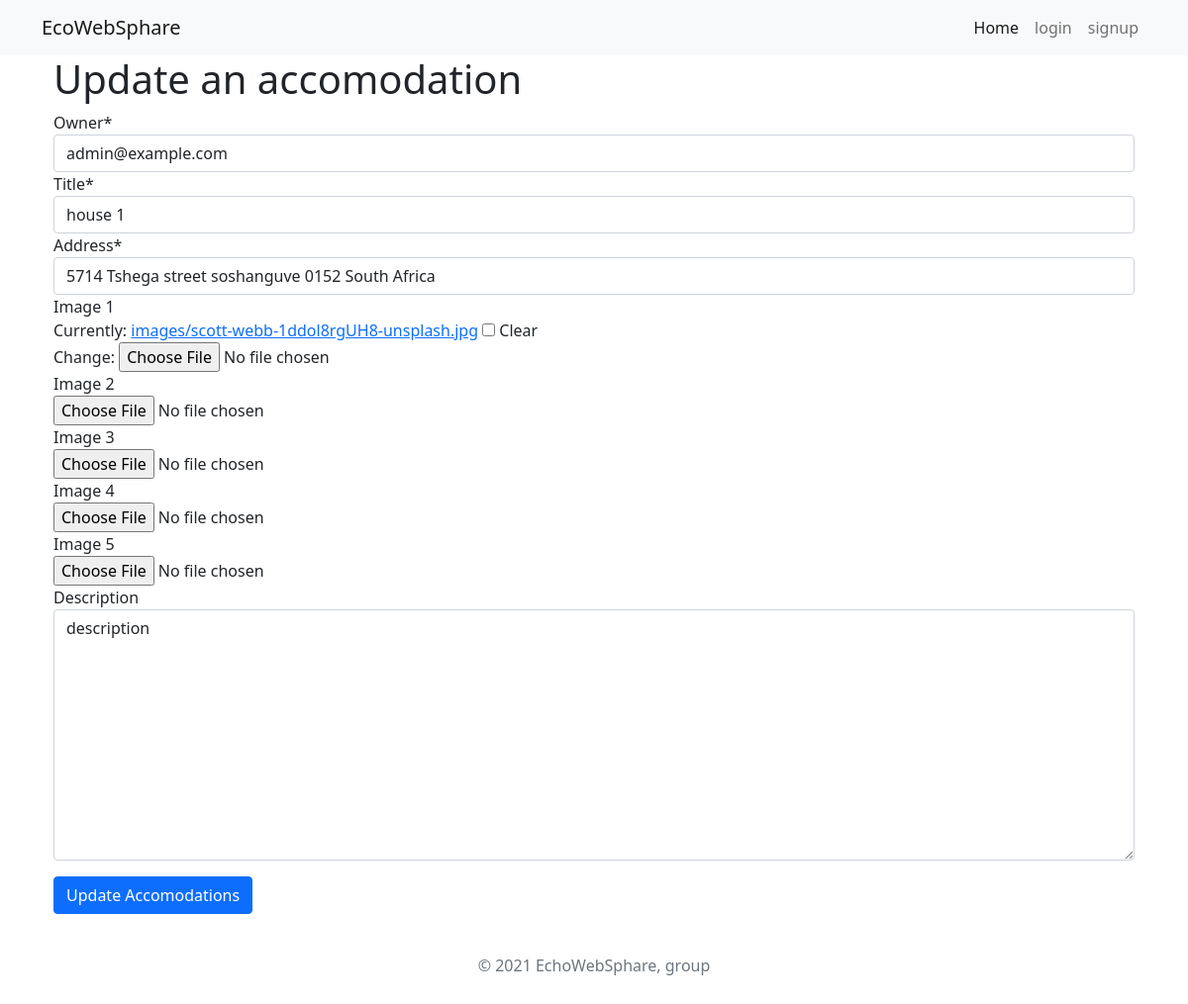
The page /dashboard/accomodation/update/1/ on the database as committed earlier.
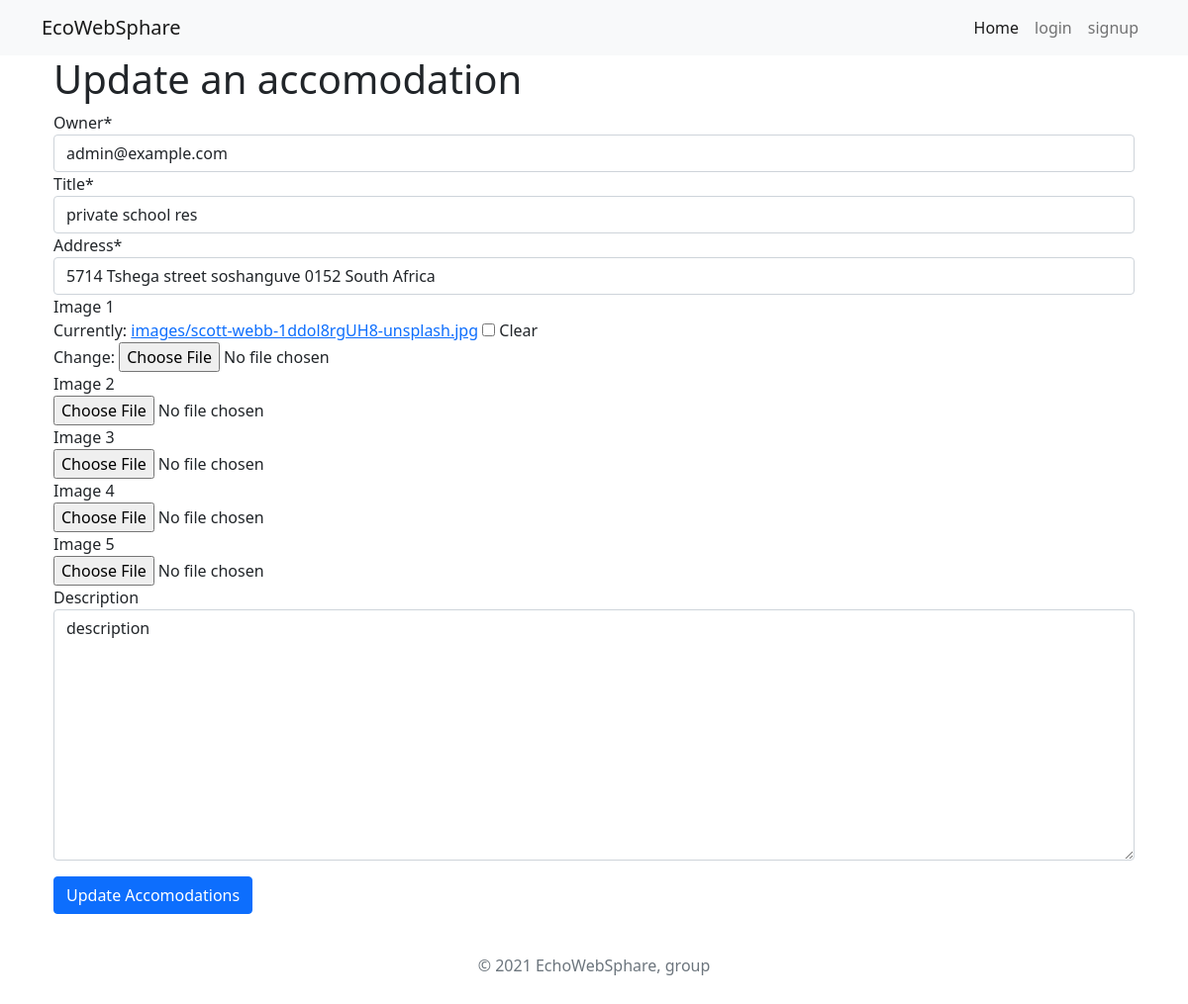
The same page on the database as committed later.
### accomodations/models.py (models this page shows, shortened)
class Accomodation(models.Model, HitCountMixin):
    owner = models.ForeignKey(settings.AUTH_USER_MODEL,on_delete=models.CASCADE)
    title = models.CharField(max_length=255, unique=True)
    slug = models.SlugField(unique=True)
    address = models.OneToOneField(Address, on_delete=models.CASCADE)
    hit_count_generic = GenericRelation(HitCount, object_id_field='object_pk',related_query_name='hit_count_generic_relation')
    likes = models.ManyToManyField(settings.AUTH_USER_MODEL, blank=True, related_name='accomodation_likes')
    image_1 = models.ImageField(upload_to='images', null=True, blank=True)
    image_2 = models.ImageField(upload_to='images', null=True, blank=True)
    image_3 = models.ImageField(upload_to='images', null=True, blank=True)
    image_4 = models.ImageField(upload_to='images', null=True, blank=True)
    image_5 = models.ImageField(upload_to='images', null=True, blank=True)
    description = models.TextField(null=True, blank=True)
    application = models.ManyToManyField(Application, related_name="accomodation")

### accomodations/views.py (the view)
# urls.py: path('dashboard/accomodation/update/<int:pk>/', AccomodationUpdateView.as_view(), name='update-accomodation'),
class AccomodationUpdateView(UpdateView):
    model = Accomodation
    form_class = AccomodationForm
    template_name = 'update-accomodation.html'

### accomodations/forms.py (shortened to what this page needs)
class AccomodationForm(forms.ModelForm):
    class Meta:
        model = Accomodation
        fields = ['owner','title', 'address', 'image_1', 'image_2', 'image_3', 'image_4', 'image_5', 'description']
        widgets = {
            'owner': forms.Select(attrs={'class': 'form-control','Value': 'username', 'id': 'userID','type': ''}),
        }

### accomodations/models.py (called while the page is built)
    def __str__(self):
        return f"{self.house_number} {self.street_name} {self.locality} {self.postal_code} {self.country}"

### accounts/models.py (called while the page is built)
    def __str__(self):
        return self.email

### templates/update-accomodation.html (shortened to what this page needs)
{% extends 'base.html' %}
{% load crispy_forms_tags %}
{% block content %}
<div class="container">
<h1>Update an accomodation</h1>
<form method="post" enctype="multipart/form-data">
  {{ form|crispy }}
  <button class="mt-3 btn btn-primary" type="submit">Update Accomodations</button>
</form>
</div>
{% endblock %}

### templates/base.html (shortened to what this page needs)
{% load crispy_forms_tags %}
<!doctype html>
<html lang="en">
<head>
  <link href="https://cdn.jsdelivr.net/npm/bootstrap@5.1.2/dist/css/bootstrap.min.css" rel="stylesheet">
</head>
<body>
  <nav class="navbar navbar-expand-lg navbar-light bg-light">
    <div class="container">
      <a class="navbar-brand" href="{% url 'home' %}">EcoWebSphare</a>
      <div class="collapse navbar-collapse" id="navbarSupportedContent">
        <ul class="navbar-nav ms-auto mb-2 mb-lg-0">
          <li class="nav-item">
            <a class="nav-link active" aria-current="page" href="{% url 'home' %}">Home</a>
          </li>
          {% if user.is_authenticated %}
          <li class="nav-item">
            <a class="nav-link active" aria-current="page" href="{% url 'dashboard' %}">Dashboard</a>
          </li>
          <li class="nav-item">
            <a class="nav-link active" aria-current="page" href="{% url 'logout' %}">logout</a>
          </li>
          {% else %}
          <li class="nav-item">
            <a class="nav-link" href="{% url 'login' %}">login</a>
          </li>
          <li class="nav-item">
            <a class="nav-link" href="{% url 'signup' %}">signup</a>
          </li>
          {% endif %}
        </ul>
      </div>
    </div>
  </nav>
<div class="container">
    {% block content %}
  {% endblock content %}
</div>
  <div class="container">
    <footer class="py-3 my-4">
      <p class="text-center text-muted">© 2021 EchoWebSphare, group</p>
    </footer>
  </div>
</body>
</html>

Rows that differ between the two databases and show on the page:
changed Accomodation "admin@example.com": title "house 1" → "private school res"
